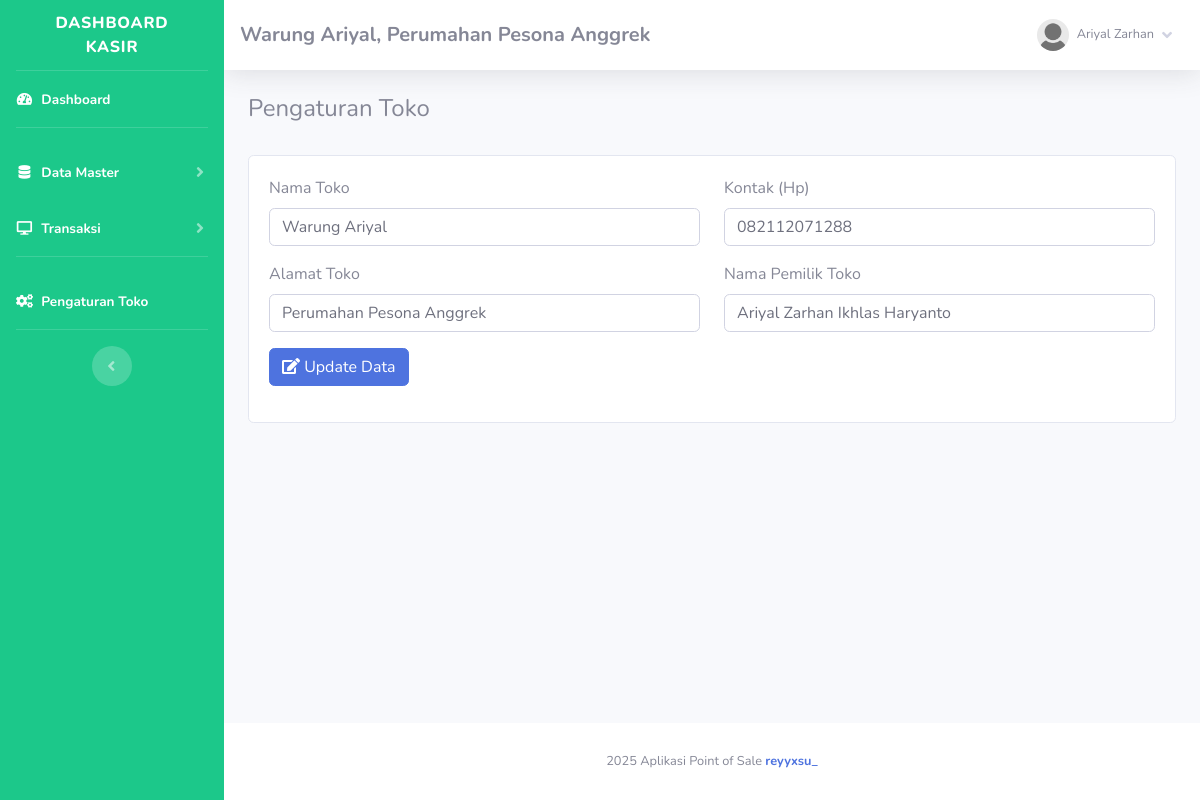
Screenshot of /index.php?page=pengaturan (signed in) with the database file from the repository.
### tables this page shows
CREATE TABLE `toko` (
  `id_toko` int(11) NOT NULL,
  `nama_toko` varchar(255) NOT NULL,
  `alamat_toko` text NOT NULL,
  `tlp` varchar(255) NOT NULL,
  `nama_pemilik` varchar(255) NOT NULL
);

CREATE TABLE `member` (
  `id_member` int(11) NOT NULL,
  `nm_member` varchar(255) NOT NULL,
  `alamat_member` text NOT NULL,
  `telepon` varchar(255) NOT NULL,
  `email` varchar(255) NOT NULL,
  `gambar` text NOT NULL,
  `NIK` text NOT NULL
);

### admin/module/pengaturan/index.php (the view, shortened to what this page needs)
<h4>Pengaturan Toko</h4>
<br>
<div class="card">
	<div class="card-body">
		<form method="post" action="fungsi/edit/edit.php?pengaturan=ubah">
			<div class="row">
				<div class="col-md 6">
					<div class="form-group">
						<label for="">Nama Toko</label>
						<input class="form-control" name="namatoko" value="<?php echo $toko['nama_toko'];?>"
									placeholder="Nama Toko">
					</div>
					<div class="form-group">
						<label for="">Alamat Toko</label>
						<input class="form-control" name="alamat" value="<?php echo $toko['alamat_toko'];?>"
									placeholder="Alamat Toko">
					</div>
				</div>
				<div class="col-md 6">
					<div class="form-group">
						<label for="">Kontak (Hp)</label>
						<input class="form-control" name="kontak" value="<?php echo $toko['tlp'];?>"
									placeholder="Kontak (Hp)">
					</div>
					<div class="form-group">
						<label for="">Nama Pemilik Toko</label>
						<input class="form-control" name="pemilik" value="<?php echo $toko['nama_pemilik'];?>"
									placeholder="Nama Pemilik Toko">
					</div>
				</div>
			</div>
			<button id="tombol-simpan" class="btn btn-primary"><i class="fas fa-edit"></i> Update Data</button>
		</form>
	</div>
</div>

### admin/template/sidebar.php (shortened to what this page needs)
<?php
    $id = $_SESSION['admin']['id_member'];
    $hasil_profil = $lihat -> member_edit($id);
?>
<ul class="navbar-nav bg-success sidebar sidebar-dark accordion" id="accordionSidebar">
    <a class="sidebar-brand d-flex align-items-center justify-content-center" href="index.php">
        <div class="sidebar-brand-text mx-3">DASHBOARD KASIR<sup></sup></div>
    </a>
    <hr class="sidebar-divider my-0">
    <li class="nav-item active">
        <a class="nav-link" href="index.php">
            <i class="fas fa-fw fa-tachometer-alt"></i>
            <span>Dashboard</span></a>
    </li>
    <hr class="sidebar-divider">
    <li class="nav-item active">
        <a class="nav-link collapsed" href="#" data-toggle="collapse" data-target="#collapseTwo" aria-expanded="true"
            aria-controls="collapseTwo">
            <i class="fas fa-fw fa-database"></i>
            <span>Data Master</span>
        </a>
    </li>
    <li class="nav-item active">
        <a class="nav-link collapsed" href="#" data-toggle="collapse" data-target="#collapse3" aria-expanded="true"
            aria-controls="collapse3">
            <i class="fas fa-fw fa-desktop"></i>
            <span>Transaksi</span>
        </a>
    </li>
    <hr class="sidebar-divider">
    <li class="nav-item active">
        <a class="nav-link" href="index.php?page=pengaturan">
            <i class="fas fa-fw fa-cogs"></i>
            <span>Pengaturan Toko</span></a>
    </li>
    <hr class="sidebar-divider d-none d-md-block">
    <div class="text-center d-none d-md-inline">
        <button class="rounded-circle border-0" id="sidebarToggle"></button>
    </div>
</ul>
<div id="content-wrapper" class="d-flex flex-column">
    <div id="content">
        <nav class="navbar navbar-expand navbar-light bg-white topbar mb-4 static-top shadow">
            <h5 class="d-lg-block d-none mt-2"><b><?php echo $toko['nama_toko'];?>, <?php echo $toko['alamat_toko'];?></b></h5>
            <ul class="navbar-nav ml-auto">
                <li class="nav-item dropdown no-arrow">
                    <a class="nav-link dropdown-toggle" href="#" id="userDropdown" role="button" data-toggle="dropdown"
                        aria-haspopup="true" aria-expanded="false">
                        <img class="img-profile rounded-circle"
                            src="assets/img/user/<?php echo $hasil_profil['gambar'];?>">
                        <span
                            class="mr-2 d-none d-lg-inline text-gray-600 small ml-2"><?php echo $hasil_profil['nm_member'];?></span>
                        <i class="fas fa-angle-down"></i>
                    </a>
                </li>
            </ul>
        </nav>
        <div class="container-fluid">

### rows the page displays
toko: nama_toko "Warung Ariyal", alamat_toko "Perumahan Pesona Anggrek", namatoko "Warung Ariyal", alamat "Perumahan Pesona Anggrek", kontak "082112071288", pemilik "Ariyal Zarhan Ikhlas Haryanto"

### other values shown
$hasil_profil['nm_member'] "Ariyal Zarhan"
